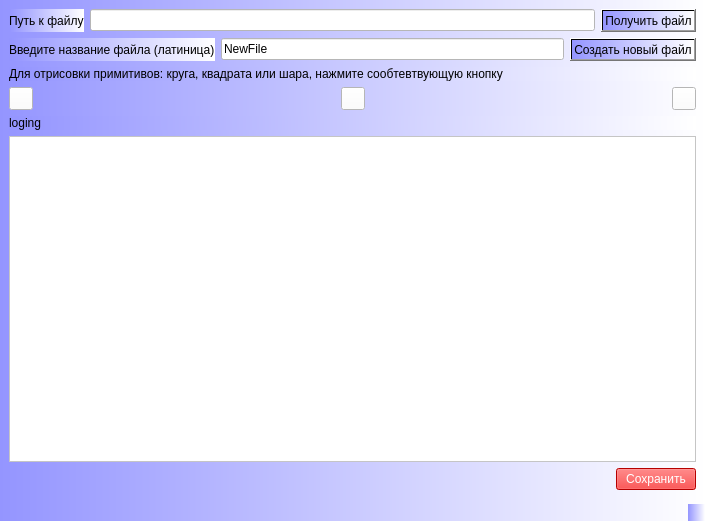
<?xml version="1.0" encoding="UTF-8"?>
<ui version="4.0">
 <class>DocView</class>
 <widget class="QMainWindow" name="DocView">
  <property name="geometry">
   <rect>
    <x>0</x>
    <y>0</y>
    <width>705</width>
    <height>521</height>
   </rect>
  </property>
  <property name="windowTitle">
   <string>Doc_UML</string>
  </property>
  <property name="styleSheet">
   <string notr="true">background-color: qlineargradient(spread:pad, x1:0, y1:0, x2:1, y2:0, stop:0 rgba(148, 149, 255, 255), stop:1 rgba(255, 255, 255, 255));</string>
  </property>
  <widget class="QWidget" name="centralwidget">
   <layout class="QGridLayout" name="gridLayout">
    <item row="0" column="0">
     <layout class="QHBoxLayout" name="horizontalLayout">
      <item>
       <widget class="QLabel" name="label">
        <property name="text">
         <string>Путь к файлу</string>
        </property>
       </widget>
      </item>
      <item>
       <widget class="QLineEdit" name="lineEditFile">
        <property name="styleSheet">
         <string notr="true">background-color: rgb(255, 255, 255);</string>
        </property>
       </widget>
      </item>
      <item>
       <widget class="QPushButton" name="pBgetFile">
        <property name="text">
         <string>Получить файл</string>
        </property>
       </widget>
      </item>
     </layout>
    </item>
    <item row="1" column="0">
     <layout class="QHBoxLayout" name="horizontalLayout_2">
      <item>
       <widget class="QLabel" name="label_2">
        <property name="text">
         <string>Введите название файла (латиница)</string>
        </property>
       </widget>
      </item>
      <item>
       <widget class="QLineEdit" name="lineEditName">
        <property name="styleSheet">
         <string notr="true">background-color: rgb(255, 255, 255);</string>
        </property>
        <property name="text">
         <string>NewFile</string>
        </property>
       </widget>
      </item>
      <item>
       <widget class="QPushButton" name="pBGenerateFile">
        <property name="text">
         <string>Создать новый файл</string>
        </property>
       </widget>
      </item>
     </layout>
    </item>
    <item row="2" column="0">
     <widget class="QLabel" name="label_4">
      <property name="text">
       <string>Для отрисовки примитивов: круга, квадрата или шара, нажмите сообтевтвующую кнопку</string>
      </property>
     </widget>
    </item>
    <item row="3" column="0">
     <layout class="QHBoxLayout" name="horizontalLayout_3">
      <item>
       <widget class="QToolButton" name="tBCircle">
        <property name="styleSheet">
         <string notr="true">background-color: rgb(255, 255, 255);</string>
        </property>
        <property name="text">
         <string/>
        </property>
        <property name="icon">
         <iconset>
          <normaloff>free-icon-circle-outline-32341.png</normaloff>free-icon-circle-outline-32341.png</iconset>
        </property>
       </widget>
      </item>
      <item>
       <spacer name="horizontalSpacer">
        <property name="orientation">
         <enum>Qt::Horizontal</enum>
        </property>
        <property name="sizeHint" stdset="0">
         <size>
          <width>40</width>
          <height>20</height>
         </size>
        </property>
       </spacer>
      </item>
      <item>
       <widget class="QToolButton" name="tBTriangle">
        <property name="styleSheet">
         <string notr="true">background-color: rgb(255, 255, 255);</string>
        </property>
        <property name="text">
         <string/>
        </property>
        <property name="icon">
         <iconset>
          <normaloff>sort-down.png</normaloff>sort-down.png</iconset>
        </property>
       </widget>
      </item>
      <item>
       <spacer name="horizontalSpacer_2">
        <property name="orientation">
         <enum>Qt::Horizontal</enum>
        </property>
        <property name="sizeHint" stdset="0">
         <size>
          <width>40</width>
          <height>20</height>
         </size>
        </property>
       </spacer>
      </item>
      <item>
       <widget class="QToolButton" name="tBSquare">
        <property name="styleSheet">
         <string notr="true">background-color: rgb(255, 255, 255);</string>
        </property>
        <property name="text">
         <string/>
        </property>
        <property name="icon">
         <iconset>
          <normaloff>square-spinner.png</normaloff>square-spinner.png</iconset>
        </property>
       </widget>
      </item>
     </layout>
    </item>
    <item row="4" column="0">
     <layout class="QVBoxLayout" name="verticalLayout">
      <item>
       <widget class="QLabel" name="label_5">
        <property name="text">
         <string>loging</string>
        </property>
       </widget>
      </item>
      <item>
       <widget class="QTextEdit" name="textEdit">
        <property name="styleSheet">
         <string notr="true">background-color: rgb(255, 255, 255);</string>
        </property>
       </widget>
      </item>
     </layout>
    </item>
    <item row="5" column="0">
     <layout class="QHBoxLayout" name="horizontalLayout_4">
      <item>
       <spacer name="horizontalSpacer_3">
        <property name="orientation">
         <enum>Qt::Horizontal</enum>
        </property>
        <property name="sizeHint" stdset="0">
         <size>
          <width>40</width>
          <height>20</height>
         </size>
        </property>
       </spacer>
      </item>
      <item>
       <widget class="QPushButton" name="pBSaveFile">
        <property name="styleSheet">
         <string notr="true">background-color: rgb(255, 0, 0);
color: rgb(255, 255, 255);</string>
        </property>
        <property name="text">
         <string>Сохранить</string>
        </property>
       </widget>
      </item>
     </layout>
    </item>
   </layout>
  </widget>
  <widget class="QMenuBar" name="menubar">
   <property name="geometry">
    <rect>
     <x>0</x>
     <y>0</y>
     <width>705</width>
     <height>29</height>
    </rect>
   </property>
  </widget>
  <widget class="QStatusBar" name="statusbar"/>
 </widget>
 <resources/>
 <connections/>
</ui>
